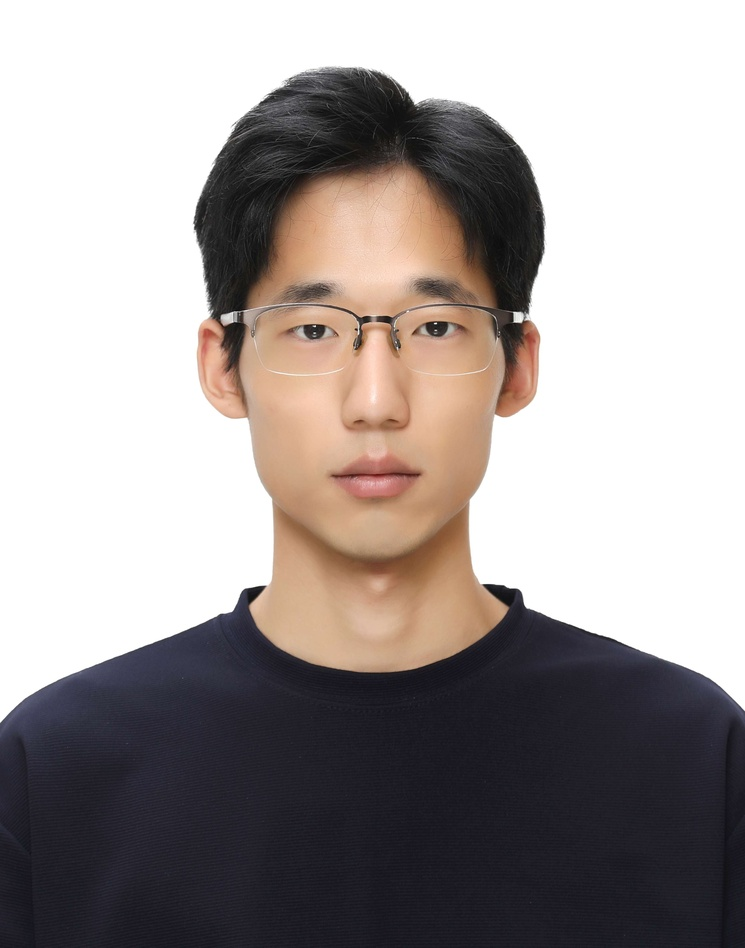
//> input picture opencv/data/1690266939270.jpg, 745 x 948 px, shrunk from 3300 x 4200 before the run, given in place of the camera
$ ./55_test   (built with g++ and OpenCV 4)
//> lines starting //> are read from the running program, lines starting //| are printed output that depends on the picture; after the words box and inside, x2 and y2 are one past the last pixel; in counts of white or black regions, pixels touching at a corner belong together
#include <iostream>
#include <opencv2/opencv.hpp>

// 엣지검출 최적화

int main() {
    cv::VideoCapture cap(0); // 0번 카메라 장치 열기

    if (!cap.isOpened()) {
        std::cerr << "카메라를 열 수 없습니다." << std::endl;
        return -1;
    }

    cv::Mat frame;
    while (true) {
        cap >> frame; // 카메라에서 프레임 읽기
//> frame is the input picture: 948 rows x 745 cols, CV_8UC3; mean B, G, R 154.4, 156, 163.1
        if (frame.empty()) {
            std::cerr << "프레임을 읽을 수 없습니다." << std::endl;
            break;
        }

        // 그레이스케일 변환
        cv::Mat gray_frame;
        cv::cvtColor(frame, gray_frame, cv::COLOR_BGR2GRAY);
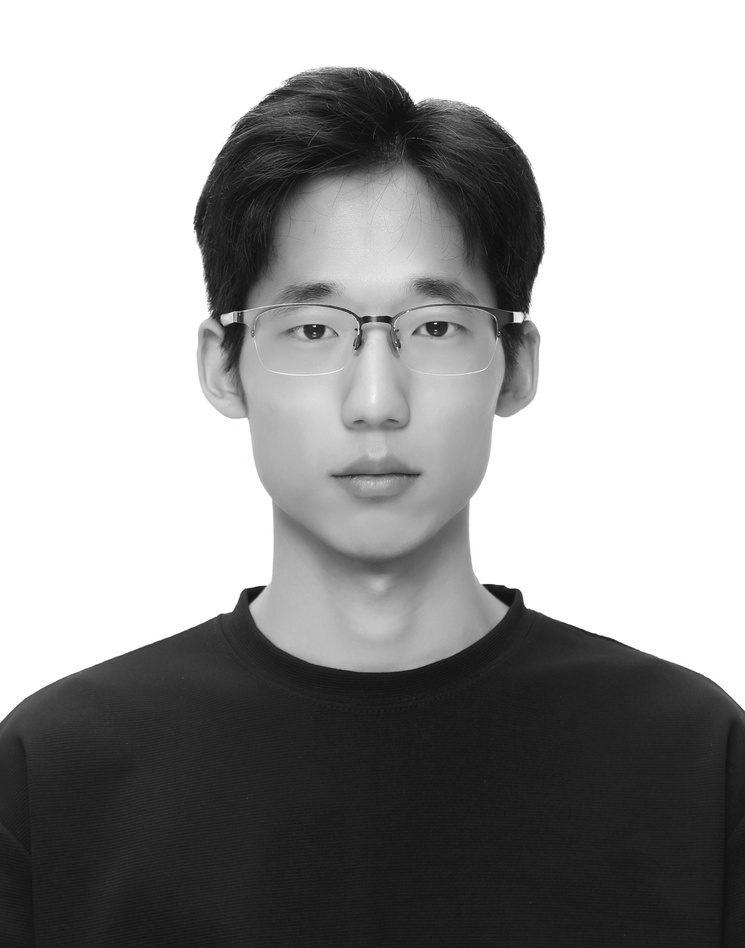
//> gray_frame: 948 rows x 745 cols, CV_8UC1; min 5, max 255, mean 157.9

        // 가우시안 블러 (노이즈 감소)
        cv::GaussianBlur(gray_frame, gray_frame, cv::Size(5, 5), 0);

        // 엣지 검출 (Canny 사용)
        cv::Mat edges;
        cv::Canny(gray_frame, edges, 30, 150); // 낮은 임계값, 높은 임계값
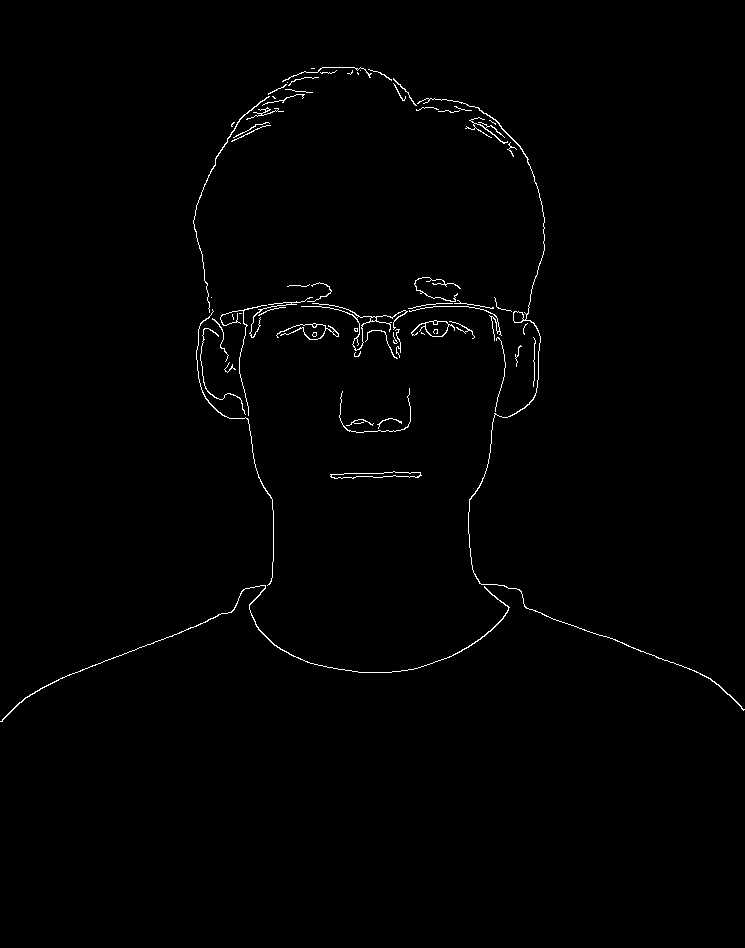
//> edges: 948 rows x 745 cols, CV_8UC1; 0.85% white in thin lines or dots, all inside (x1, y1, x2, y2) = (0, 67, 745, 722)

        // 엣지 검출 결과 화면 표시
        cv::imshow("엣지 검출 결과", edges);

        if (cv::waitKey(1) == 'q') { // 'q' 키를 누르면 종료
//> the 'q' key is pressed
            break;
        }
    }

    cap.release(); // 카메라 자원 해제
    cv::destroyAllWindows(); // 모든 창 닫기

    return 0;
}

$ run again, on opencv/data/building.jpg
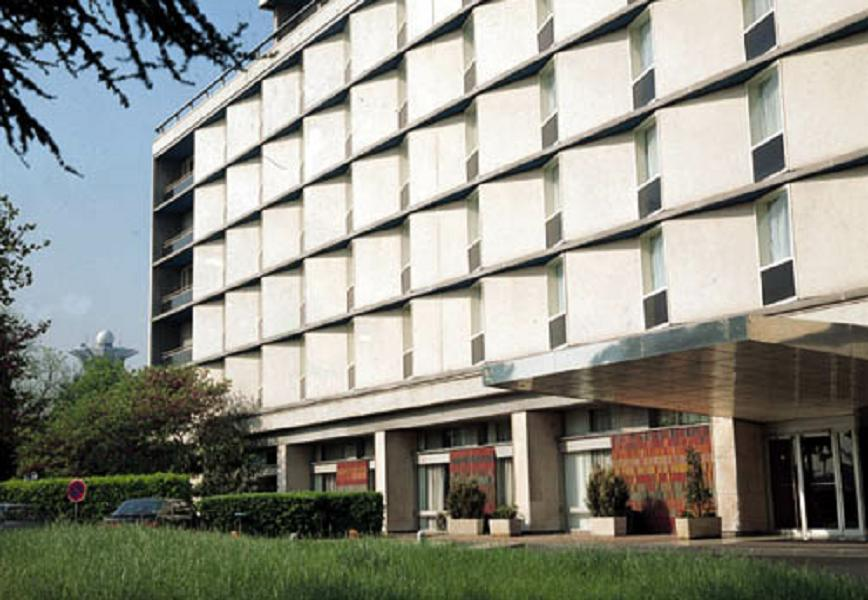
//> input picture opencv/data/building.jpg, 868 x 600 px, given in place of the camera
//> frame is the input picture: 600 rows x 868 cols, CV_8UC3; mean B, G, R 133.7, 143.6, 142.9
//> `cv::cvtColor(frame, gray_frame, cv::COLOR_BGR2GRAY);`:
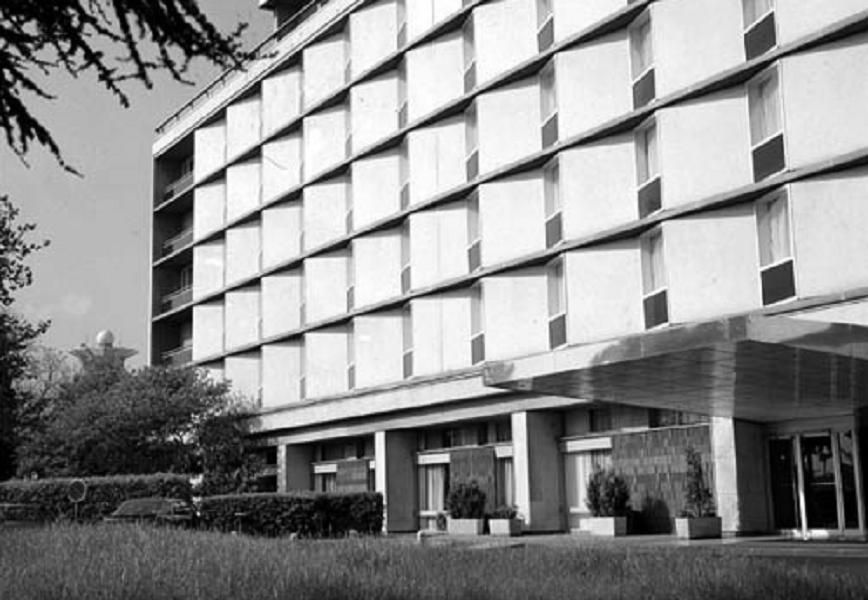
//> gray_frame: 600 rows x 868 cols, CV_8UC1; min 0, max 255, mean 142.3
//> `cv::Canny(gray_frame, edges, 30, 150);`:
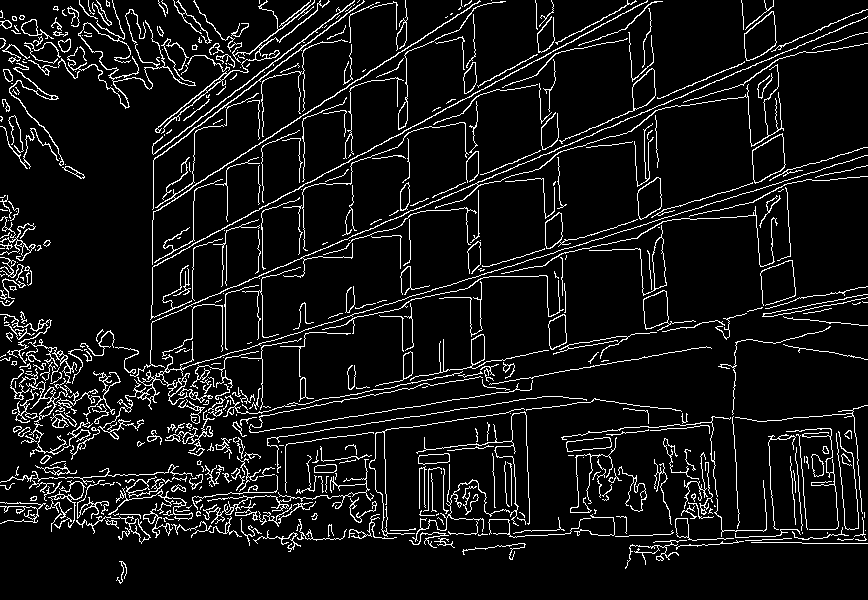
//> edges: 600 rows x 868 cols, CV_8UC1; 8.1% white in thin lines or dots
